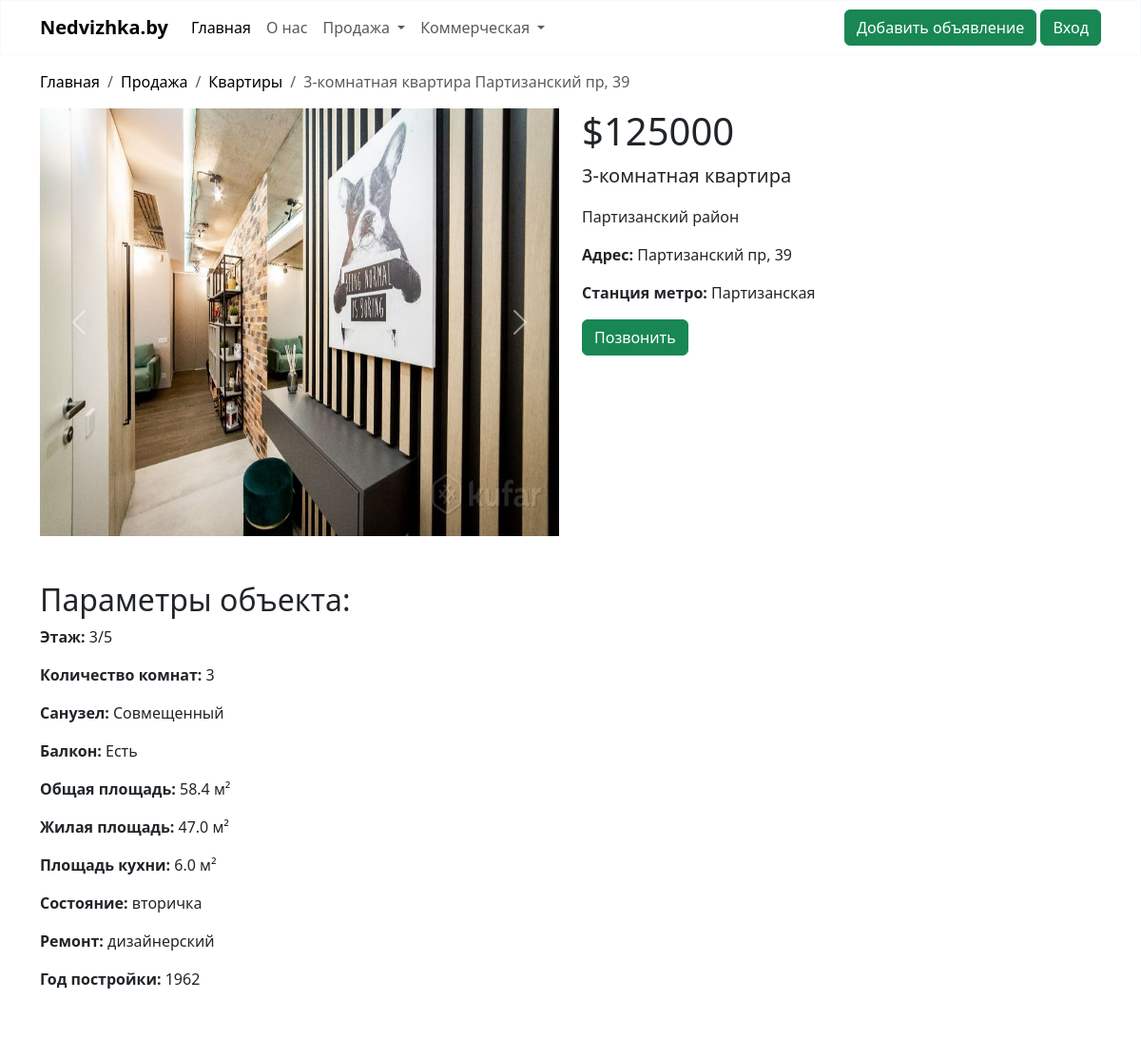
/sale/flat/1/ (upper part), run on an earlier commit of the app's database.
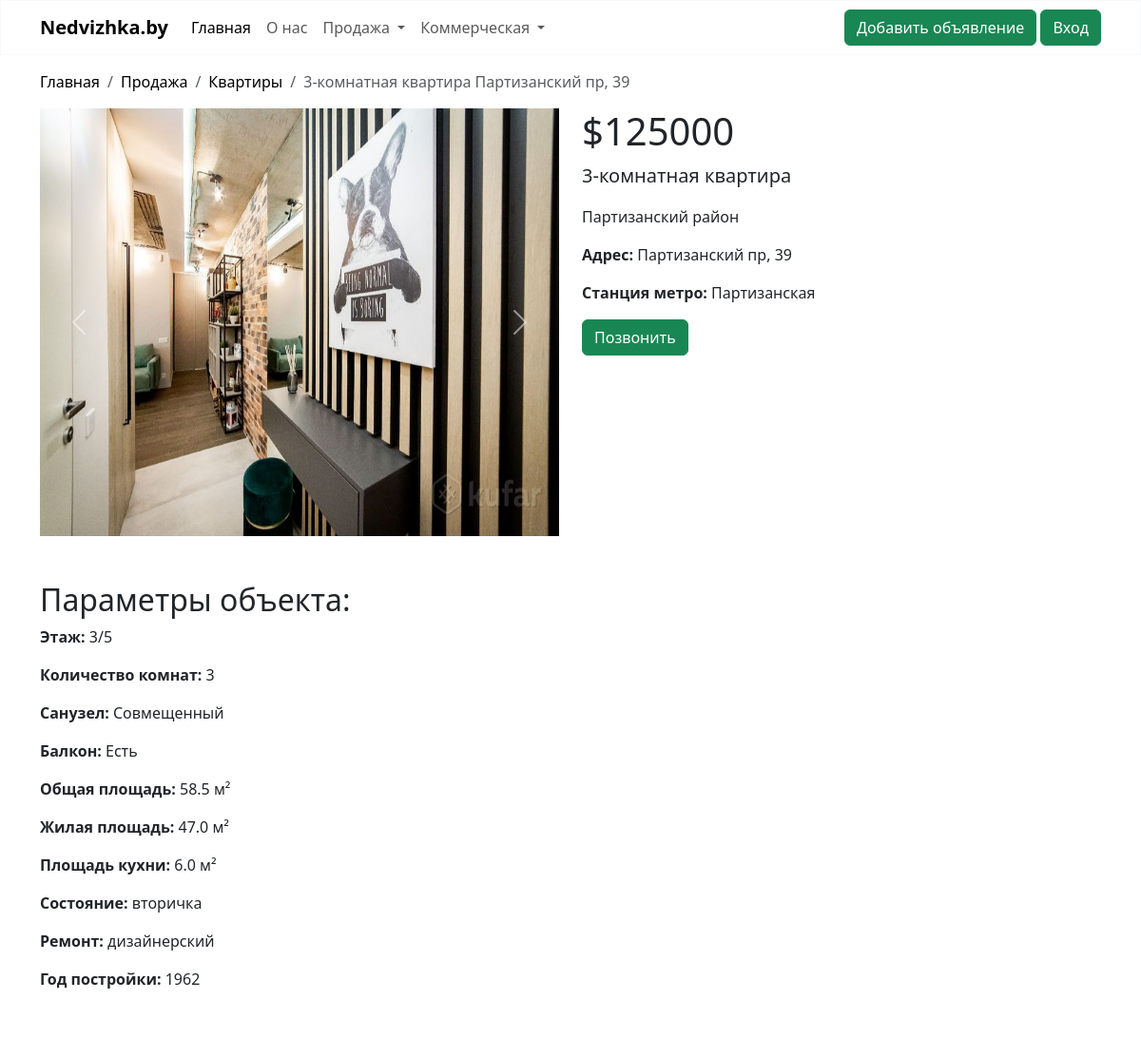
And on a later commit of the database.
### sale/models.py (models this page shows)
class Realty(models.Model):
    address = models.CharField(max_length=100)
    district = models.CharField(choices=DISTRICT, max_length=40, blank=True)
    subway = models.CharField(choices=SUBWAY, max_length=50, blank=True)
    description = models.CharField(max_length=4000)
    total_area = models.FloatField(validators=[MinValueValidator(10)])
    facilities = models.CharField(max_length=2000, blank=True)
    condition = models.CharField(choices=CONDITION, max_length=20)
    renovation = models.CharField(choices=RENOVATION, max_length=20)
    price = models.PositiveIntegerField(validators=[MinValueValidator(1)])
    image = models.ImageField(null=True, blank=True, upload_to="images")
    image_2 = models.ImageField(null=True, blank=True, upload_to="images")
    image_3 = models.ImageField(null=True, blank=True, upload_to="images")
    image_4 = models.ImageField(null=True, blank=True, upload_to="images")
    image_5 = models.ImageField(null=True, blank=True, upload_to="images")
    creator = models.ForeignKey(User, on_delete=models.CASCADE, default=1)
    is_moderated = models.BooleanField(default=False)
    class Meta:
        abstract = True

class Flat(Realty):
    number_of_rooms = models.PositiveIntegerField(validators=[MinValueValidator(1)])  # Валидатор для количества комнат
    balcony = models.CharField(max_length=20, choices=BALCONY)
    bathroom = models.CharField(max_length=20, choices=BATHROOM)
    floor_number = models.PositiveIntegerField(validators=[MinValueValidator(1)])  # Валидатор для номера этажа
    number_of_floors = models.PositiveIntegerField(validators=[MinValueValidator(1)])
    living_area = models.FloatField(validators=[MinValueValidator(0)])  # Валидатор для жилой площади
    kitchen = models.FloatField(validators=[MinValueValidator(0)], blank=True)  # Валидатор для площади кухни
    year_of_construction = models.PositiveIntegerField(validators=[validate_year_of_construction])

### sale/views.py (the view)
# urls.py: path('flat/<int:pk>/', FlatDetailView.as_view(), name='flat'),
class FlatDetailView(DetailView):
    model = Flat
    template_name = "flatdetailview.html"
    def get(self, request, *args, **kwargs):
        self.object = self.get_object()
        context = self.get_context_data(object=self.object)
        return self.render_to_response(context)

### sale/templates/flatdetailview.html (shortened to what this page needs)
{% extends "base.html" %}
{% block content %}
    <div class="container-md mt-3 mb-3">
        <nav aria-label="breadcrumb">
            <ol class="breadcrumb">
                <li class="breadcrumb-item"><a style="text-decoration: none; color: black;"
                                               href="{% url "nedvizhka" %}">Главная</a></li>
                <li class="breadcrumb-item"><a style="text-decoration: none; color: black;" href="#">Продажа</a></li>
                <li class="breadcrumb-item"><a style="text-decoration: none; color: black;" href="{% url "flat" %}">Квартиры</a>
                </li>
                <li class="breadcrumb-item active" aria-current="page">{{ flat.number_of_rooms }}-комнатная
                    квартира {{ flat.address }}</li>
            </ol>
        </nav>
    </div>
    <div class="container-md mt-3 mb-3">
        <div class="row">
            <div class="col-md-6">
                <div id="carouselExample" class="carousel slide">
                    <div class="carousel-inner">
                        {% if flat.image %}
                            <div class="carousel-item active">
                                <img src="{{ flat.image.url }}" class="d-block w-100" alt="..."
                                     style="width: 100%; height: 450px">
                            </div>
                        {% endif %}
                    </div>
                    <button class="carousel-control-prev" type="button" data-bs-target="#carouselExample"
                            data-bs-slide="prev">
                        <span class="carousel-control-prev-icon" aria-hidden="true"></span>
                    </button>
                    <button class="carousel-control-next" type="button" data-bs-target="#carouselExample"
                            data-bs-slide="next">
                        <span class="carousel-control-next-icon" aria-hidden="true"></span>
                    </button>
                </div>
            </div>
            <div class="col-md-3">
                <h1>${{ flat.price }}</h1>
                <p class="lead">{{ flat.number_of_rooms }}-комнатная квартира</p>
                {% if flat.district %}
                    <p>{{ flat.get_district_display }} район</p>
                {% endif %}
                <p><strong>Адрес:</strong> {{ flat.address }}</p>
                {% if flat.subway %}
                    <p><strong>Cтанция метро: </strong>{{ flat.get_subway_display }}</p>
                {% endif %}
                <button type="button" class="btn btn-success" data-bs-toggle="modal" data-bs-target="#exampleModal">
                    Позвонить
                </button>
            </div>
        </div>
        <div class="row mt-5">
            <div class="col-md-6">
                <h2>Параметры объекта:</h2>
                <p><strong>Этаж:</strong> {{ flat.floor_number }}/{{ flat.number_of_floors }}</p>
                <p><strong>Количество комнат:</strong> {{ flat.number_of_rooms }}</p>
                <p><strong>Санузел:</strong> {{ flat.get_bathroom_display }}</p>
                <p><strong>Балкон:</strong> {{ flat.get_balcony_display }}</p>
                <p><strong>Общая площадь:</strong> {{ flat.total_area }} м²</p>
                <p><strong>Жилая площадь:</strong> {{ flat.living_area }} м²</p>
                {% if flat.kitchen %}
                    <p><strong>Площадь кухни:</strong> {{ flat.kitchen }} м²</p>
                {% endif %}
                <p><strong>Состояние:</strong> {{ flat.get_condition_display }}</p>
                <p><strong>Ремонт:</strong> {{ flat.get_renovation_display }}</p>
                <p><strong>Год постройки:</strong> {{ flat.year_of_construction }}</p>
            </div>
        </div>
    </div>
{% endblock %}

What changed in the data, as far as the page shows it:
changed Flat "Партизанский пр, 39": total_area "58.4" → "58.5"
